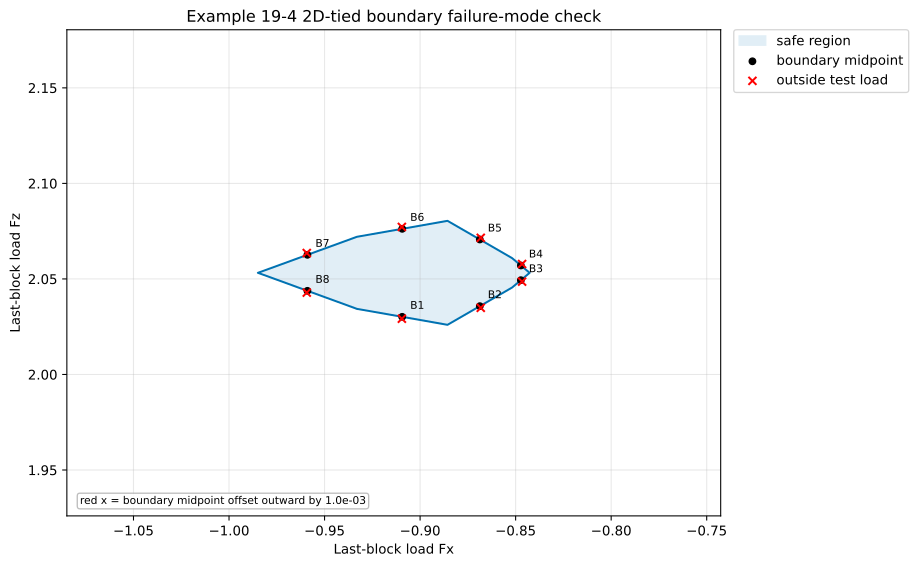

Source code (Python):
"""Diagnose failure modes just outside full-arch robust safe-load boundaries."""

import math
from dataclasses import dataclass
from pathlib import Path

import matplotlib.pyplot as plt
import numpy as np
from compas_assembly.datastructures import Block
from scipy.optimize import linprog
from scipy.sparse import csr_matrix
from scipy.sparse import hstack
from scipy.sparse import vstack

from compas_cra.algorithms import assembly_interfaces_numpy
from compas_cra.datastructures import CRA_Assembly
from compas_cra.equilibrium.cra_helper import equilibrium_setup
from compas_cra.equilibrium.cra_helper import external_force_setup
from compas_cra.equilibrium.cra_helper import friction_setup
from compas_cra.equilibrium.cra_helper import num_vertices
from compas_cra.equilibrium.rbe_robust import RobustForceResult
from compas_cra.equilibrium.rbe_robust import _analyze_load_set
from compas_cra.equilibrium.rbe_robust import _application_bound_rows
from compas_cra.equilibrium.rbe_robust import _application_load_basis
from compas_cra.equilibrium.rbe_robust import _directions
from compas_cra.equilibrium.rbe_robust import _outer_polygon
from compas_cra.equilibrium.rbe_robust import _solve_dual_support
from compas_cra.geometry import Arch

HEIGHT = 5
SPAN = 10
THICKNESS = 0.5
DEPTH = 0.5
NUM_BLOCKS = 20
MU = 0.7
DENSITY = 1.0
NUM_DIRECTIONS = 36
APPLICATION_FORCE_BOUND = 1e6
BOUNDARY_OFFSET = 1e-3
TENSION_TOLERANCE = 1e-7
OPEN_CONTACT_TOLERANCE = 1e-7
HALFSPACE_TOLERANCE = 1e-7
SUPPORT_TOLERANCE = 1e-8
ENFORCE_2D_TIES = True
PAIR_COORDINATE_TOLERANCE = 1e-8
OUTPUT_SVG = Path(__file__).with_suffix(".svg")


@dataclass
class MatrixProblem:
    """Sparse LP matrices for a fixed hidden-load model."""

    equilibrium: csr_matrix
    inequalities: csr_matrix
    inequality_rhs: np.ndarray
    baseline_load: np.ndarray
    load_projection: csr_matrix
    load_dofs: tuple
    hidden_force_count: int
    contact_pair_count: int
    contact_tie_count: int
    application_pair_count: int
    application_tie_count: int


@dataclass
class BoundaryDiagnostic:
    """One visible-load boundary and its outside-load diagnostic."""

    label: str
    halfspace: np.ndarray
    midpoint: np.ndarray
    outside_load: np.ndarray
    compression_result: object
    penalty_result: object


def point_coordinates(point):
    """Return point coordinates as a plain list."""
    if hasattr(point, "x") and hasattr(point, "y") and hasattr(point, "z"):
        return [point.x, point.y, point.z]
    return list(point)


def xyz_array(point):
    """Return a point as a three-component NumPy array."""
    return np.asarray(point_coordinates(point), dtype=float)


def rightmost_side_vertices(block):
    """Return the four vertices of the block face with maximum x-coordinate."""
    face_coordinates = []
    for face in block.faces():
        coordinates = [point_coordinates(block.vertex_coordinates(vertex)) for vertex in block.face_vertices(face)]
        face_coordinates.append(coordinates)
    return max(face_coordinates, key=lambda coordinates: sum(point[0] for point in coordinates) / len(coordinates))


def build_full_arch(num_blocks=NUM_BLOCKS):
    """Build a full left-to-right arch assembly with block 0 fixed."""
    arch = Arch(
        height=HEIGHT,
        span=SPAN,
        thickness=THICKNESS,
        depth=DEPTH,
        num_blocks=num_blocks,
        extra_support=False,
    )
    assembly = CRA_Assembly()
    for node, mesh in enumerate(reversed(arch.blocks())):
        assembly.add_block(mesh.copy(cls=Block), node=node)
    assembly.set_boundary_conditions([0])
    assembly_interfaces_numpy(assembly, nmax=10, amin=1e-2, tmax=1e-2)
    return assembly


def load_setup(assembly):
    """Return the visible load and hidden application-point setup."""
    load_node = max(assembly.graph.nodes())
    block = assembly.graph.node_attribute(load_node, "block")
    load_dofs = [(load_node, "fx"), (load_node, "fz")]
    application_points = {load_node: [np.asarray(point, dtype=float) for point in rightmost_side_vertices(block)]}
    return load_node, load_dofs, application_points


def xz_pair_key(point):
    """Return a tolerance-rounded key for front/back points in a 2D extrusion."""
    coordinates = xyz_array(point)
    return (
        int(round(coordinates[0] / PAIR_COORDINATE_TOLERANCE)),
        int(round(coordinates[2] / PAIR_COORDINATE_TOLERANCE)),
    )


def front_back_pairs(indexed_points):
    """Return index pairs for points sharing the same ``x`` and ``z`` coordinates."""
    groups = {}
    for index, point in indexed_points:
        groups.setdefault(xz_pair_key(point), []).append((index, xyz_array(point)))

    pairs = []
    for group in groups.values():
        if len(group) <= 1:
            continue
        ordered = sorted(group, key=lambda item: item[1][1])
        first_index = ordered[0][0]
        for index, _ in ordered[1:]:
            pairs.append((first_index, index))
    return pairs


def contact_front_back_pairs(assembly):
    """Return contact force-variable pairs that represent the same 2D contact point."""
    pairs = []
    contact_index = 0
    for edge in assembly.graph.edges(False):
        interfaces = assembly.graph.edge_attribute(edge, "interfaces") or []
        for interface in interfaces:
            indexed_points = []
            for point in interface.points:
                indexed_points.append((contact_index, point))
                contact_index += 1
            pairs.extend(front_back_pairs(indexed_points))
    return pairs


def application_front_back_pairs(points):
    """Return hidden load-variable point pairs for the rightmost application face."""
    return front_back_pairs(list(enumerate(points)))


def variable_tie_rows(variable_count, pairs, stride, components, offset=0):
    """Create equality rows enforcing equal variable components for index pairs."""
    rows = []
    columns = []
    data = []
    row = 0
    for first, second in pairs:
        for component in components:
            rows.extend([row, row])
            columns.extend([offset + first * stride + component, offset + second * stride + component])
            data.extend([1.0, -1.0])
            row += 1
    return csr_matrix((data, (rows, columns)), shape=(row, variable_count))


def two_dimensional_tie_rows(
    assembly, load_node, load_dofs, application_points, base_force_count, total_count, penalty
):
    """Return 2D front/back equality rows for contact and hidden load variables."""
    if not ENFORCE_2D_TIES:
        return csr_matrix((0, total_count)), 0, 0, 0, 0

    contact_pairs = contact_front_back_pairs(assembly)
    contact_stride = 4 if penalty else 3
    contact_components = range(contact_stride)
    contact_rows = variable_tie_rows(total_count, contact_pairs, contact_stride, contact_components)

    application_pairs = application_front_back_pairs(application_points[load_node])
    application_stride = len(load_dofs)
    application_components = range(application_stride)
    application_rows = variable_tie_rows(
        total_count,
        application_pairs,
        application_stride,
        application_components,
        offset=base_force_count,
    )

    rows = vstack([contact_rows, application_rows], format="csr")
    return (
        rows,
        len(contact_pairs),
        contact_rows.shape[0],
        len(application_pairs),
        application_rows.shape[0],
    )


def hidden_load_problem(assembly, load_node, load_dofs, application_points, penalty):
    """Build compression-only or penalty LP matrices with hidden load variables."""
    base_equilibrium = equilibrium_setup(assembly, penalty=penalty).tocsr()
    friction = friction_setup(assembly, MU, penalty=penalty).tocsr()
    baseline_load = np.asarray(external_force_setup(assembly, DENSITY, None), dtype=float).ravel()

    if penalty:
        base_inequalities = friction
    else:
        vertex_count = num_vertices(assembly)
        force_count = vertex_count * 3
        normal_nonnegative = csr_matrix(
            (
                -np.ones(vertex_count),
                (np.arange(vertex_count), np.arange(vertex_count) * 3),
            ),
            shape=(vertex_count, force_count),
        )
        base_inequalities = vstack([friction, normal_nonnegative], format="csr")

    application_basis, load_projection = _application_load_basis(
        assembly,
        load_dofs,
        load_node,
        application_points[load_node],
        base_equilibrium.shape[0],
        base_equilibrium.shape[1],
    )
    hidden_force_count = application_basis.shape[1]
    equilibrium = hstack([base_equilibrium, application_basis], format="csr")
    total_count = equilibrium.shape[1]
    tie_rows, contact_pair_count, contact_tie_count, application_pair_count, application_tie_count = (
        two_dimensional_tie_rows(
            assembly,
            load_node,
            load_dofs,
            application_points,
            base_equilibrium.shape[1],
            total_count,
            penalty,
        )
    )
    if tie_rows.shape[0]:
        equilibrium = vstack([equilibrium, tie_rows], format="csr")
        baseline_load = np.concatenate([baseline_load, np.zeros(tie_rows.shape[0])])

    inequalities = hstack(
        [base_inequalities, csr_matrix((base_inequalities.shape[0], hidden_force_count))],
        format="csr",
    )
    inequality_rhs = np.zeros(inequalities.shape[0])
    bound_rows, bound_rhs = _application_bound_rows(
        base_equilibrium.shape[1],
        hidden_force_count,
        APPLICATION_FORCE_BOUND,
    )
    inequalities = vstack([inequalities, bound_rows], format="csr")
    inequality_rhs = np.concatenate([inequality_rhs, bound_rhs])

    return MatrixProblem(
        equilibrium=equilibrium,
        inequalities=inequalities,
        inequality_rhs=inequality_rhs,
        baseline_load=baseline_load,
        load_projection=load_projection,
        load_dofs=tuple(load_dofs),
        hidden_force_count=hidden_force_count,
        contact_pair_count=contact_pair_count,
        contact_tie_count=contact_tie_count,
        application_pair_count=application_pair_count,
        application_tie_count=application_tie_count,
    )


def solve_support_dual(problem, num_directions=NUM_DIRECTIONS, tolerance=SUPPORT_TOLERANCE):
    """Solve the tied compression-only support problem in all directions."""
    directions = _directions(num_directions)
    analysis = _analyze_load_set(problem, {})

    statuses = []
    support_values = []
    halfspaces = []
    for direction in directions:
        status, support = _solve_dual_support(problem, direction, {})
        statuses.append(status)
        support_values.append(support)
        if support is not None:
            halfspaces.append([float(direction[0]), float(direction[1]), support])

    outer_polygon = _outer_polygon(halfspaces, tolerance) if analysis.is_bounded else []
    return RobustForceResult(
        method="support",
        load_dofs=problem.load_dofs,
        directions=[direction.tolist() for direction in directions],
        statuses=statuses,
        origin_feasible=analysis.origin_feasible,
        is_bounded=analysis.is_bounded,
        feasible_center=analysis.feasible_center.tolist(),
        support_formulation="dual",
        support_values=support_values,
        halfspaces=halfspaces,
        outer_polygon=outer_polygon,
        polygon=outer_polygon,
    )


def solve_fixed_visible_load(problem, load):
    """Check compression-only feasibility with the visible load fixed."""
    equality = vstack([problem.equilibrium, problem.load_projection], format="csr")
    equality_rhs = np.concatenate([-problem.baseline_load, np.asarray(load, dtype=float)])
    return linprog(
        np.zeros(problem.equilibrium.shape[1]),
        A_ub=problem.inequalities,
        b_ub=problem.inequality_rhs,
        A_eq=equality,
        b_eq=equality_rhs,
        bounds=[(None, None)] * problem.equilibrium.shape[1],
        method="highs",
    )


def solve_penalty_tension(problem, assembly, load):
    """Minimize total tensile normal force for one fixed visible load."""
    equality = vstack([problem.equilibrium, problem.load_projection], format="csr")
    equality_rhs = np.concatenate([-problem.baseline_load, np.asarray(load, dtype=float)])
    contact_count = num_vertices(assembly)
    objective = np.zeros(problem.equilibrium.shape[1])
    objective[1 : 4 * contact_count : 4] = 1.0

    bounds = []
    for _ in range(contact_count):
        bounds.extend([(0.0, None), (0.0, None), (None, None), (None, None)])
    bounds.extend([(None, None)] * problem.hidden_force_count)

    return linprog(
        objective,
        A_ub=problem.inequalities,
        b_ub=problem.inequality_rhs,
        A_eq=equality,
        b_eq=equality_rhs,
        bounds=bounds,
        method="highs",
    )


def contact_table(assembly):
    """Return contact metadata in the same order as penalty force variables."""
    contacts = []
    contact_index = 0
    for edge in assembly.graph.edges(False):
        interfaces = assembly.graph.edge_attribute(edge, "interfaces") or []
        for interface_index, interface in enumerate(interfaces):
            for point_index, point in enumerate(interface.points):
                contacts.append(
                    {
                        "index": contact_index,
                        "edge": edge,
                        "interface_index": interface_index,
                        "point_index": point_index,
                        "point": point,
                    }
                )
                contact_index += 1
    return contacts


def penalty_contact_forces(result, assembly):
    """Return penalty contact variables as ``[fn_plus, fn_minus, fu, fv]`` rows."""
    contact_count = num_vertices(assembly)
    return np.asarray(result.x[: 4 * contact_count], dtype=float).reshape((-1, 4))


def penalty_total_tension(result, assembly):
    """Return the total tensile normal force in one penalty LP result."""
    if result.status != 0:
        return math.nan
    return float(np.sum(penalty_contact_forces(result, assembly)[:, 1]))


def feasibility_label(result):
    """Return a compact LP status label."""
    if result.status == 0:
        return "feasible"
    if result.status == 2:
        return "infeasible"
    return "solver status {}".format(result.status)


def format_point(point):
    """Format a 3D point for compact console output."""
    coordinates = xyz_array(point)
    return "[{:.6g}, {:.6g}, {:.6g}]".format(coordinates[0], coordinates[1], coordinates[2])


def boundary_halfspace(midpoint, halfspaces):
    """Return the support halfspace active at one polygon-edge midpoint."""
    halfspaces = np.asarray(halfspaces, dtype=float)
    residuals = np.abs(halfspaces[:, :2].dot(midpoint) - halfspaces[:, 2])
    return halfspaces[int(np.argmin(residuals))]


def boundary_diagnostics(result, compression_problem, penalty_problem, assembly):
    """Create diagnostics for unique visible-load polygon boundary edges."""
    polygon = np.asarray(result.outer_polygon, dtype=float)
    if polygon.ndim != 2 or polygon.shape[0] < 3:
        raise ValueError("Example 19-4 requires a bounded dual outer polygon with at least three vertices.")

    diagnostics = []
    seen = set()
    for index, point in enumerate(polygon):
        next_point = polygon[(index + 1) % len(polygon)]
        midpoint = 0.5 * (point + next_point)
        halfspace = boundary_halfspace(midpoint, result.halfspaces)
        normal = halfspace[:2]
        normal_length = float(np.linalg.norm(normal))
        if normal_length <= HALFSPACE_TOLERANCE:
            continue
        key = tuple(np.round(halfspace, 10))
        if key in seen:
            continue
        seen.add(key)

        outside_load = midpoint + BOUNDARY_OFFSET * normal / normal_length
        compression = solve_fixed_visible_load(compression_problem, outside_load)
        penalty = solve_penalty_tension(penalty_problem, assembly, outside_load)
        diagnostics.append(
            BoundaryDiagnostic(
                label="B{}".format(len(diagnostics) + 1),
                halfspace=halfspace,
                midpoint=midpoint,
                outside_load=outside_load,
                compression_result=compression,
                penalty_result=penalty,
            )
        )
    return diagnostics


def report_tensile_contacts(diagnostic, assembly):
    """Print tensile and open contacts for one outside boundary load."""
    halfspace = diagnostic.halfspace
    print("\n{}: {:.9g} Fx + {:.9g} Fz <= {:.9g}".format(*((diagnostic.label,) + tuple(halfspace))))
    print("  midpoint:     Fx={:.9g}, Fz={:.9g}".format(diagnostic.midpoint[0], diagnostic.midpoint[1]))
    print("  outside load: Fx={:.9g}, Fz={:.9g}".format(diagnostic.outside_load[0], diagnostic.outside_load[1]))
    print("  compression-only check: {}".format(feasibility_label(diagnostic.compression_result)))
    if diagnostic.penalty_result.status != 0:
        print(
            "  penalty tension check: solver status {}, {}".format(
                diagnostic.penalty_result.status,
                diagnostic.penalty_result.message,
            )
        )
        return

    contact_forces = penalty_contact_forces(diagnostic.penalty_result, assembly)
    total_tension = penalty_total_tension(diagnostic.penalty_result, assembly)
    print("  minimum total fn_minus={:.9g}".format(total_tension))
    printed = False
    contacts = contact_table(assembly)
    for contact in contacts:
        fn_plus, fn_minus, fu, fv = contact_forces[contact["index"]]
        if fn_minus <= TENSION_TOLERANCE:
            continue
        tangent = math.sqrt(fu * fu + fv * fv)
        if fn_plus > TENSION_TOLERANCE:
            utilization = "{:.9g}".format(tangent / (MU * fn_plus))
        else:
            utilization = "nan"
        print(
            "    edge {edge}, contact {index}, point {point_index}: position={position}, "
            "fn+={fn_plus:.9g}, fn-={fn_minus:.9g}, fn_eff={fn_eff:.9g}, "
            "fu={fu:.9g}, fv={fv:.9g}, |ft|/(mu*fn+)={utilization}".format(
                edge=contact["edge"],
                index=contact["index"],
                point_index=contact["point_index"],
                position=format_point(contact["point"]),
                fn_plus=fn_plus,
                fn_minus=fn_minus,
                fn_eff=fn_plus - fn_minus,
                fu=fu,
                fv=fv,
                utilization=utilization,
            )
        )
        printed = True
    if not printed:
        print("    no tensile contacts above {:.1e}".format(TENSION_TOLERANCE))

    open_contacts = []
    for contact in contacts:
        fn_plus, fn_minus, fu, fv = contact_forces[contact["index"]]
        if abs(fn_plus) <= OPEN_CONTACT_TOLERANCE and abs(fn_minus) <= OPEN_CONTACT_TOLERANCE:
            open_contacts.append((contact, fn_plus, fn_minus, fu, fv))

    if open_contacts:
        print("  open contacts with zero compression and zero tension:")
        for contact, fn_plus, fn_minus, fu, fv in open_contacts:
            print(
                "    edge {edge}, contact {index}, point {point_index}: position={position}, "
                "fn+={fn_plus:.9g}, fn-={fn_minus:.9g}, fn_eff={fn_eff:.9g}, "
                "fu={fu:.9g}, fv={fv:.9g}".format(
                    edge=contact["edge"],
                    index=contact["index"],
                    point_index=contact["point_index"],
                    position=format_point(contact["point"]),
                    fn_plus=fn_plus,
                    fn_minus=fn_minus,
                    fn_eff=fn_plus - fn_minus,
                    fu=fu,
                    fv=fv,
                )
            )
    else:
        print("  no open contacts below {:.1e}".format(OPEN_CONTACT_TOLERANCE))


def plot_diagnostics(result, diagnostics):
    """Render the safe region and outward boundary test points."""
    plt.rcParams["svg.fonttype"] = "none"
    polygon = np.asarray(result.outer_polygon, dtype=float)
    closed_polygon = np.vstack([polygon, polygon[0]])
    figure, axes = plt.subplots(figsize=(9, 6))
    axes.fill(polygon[:, 0], polygon[:, 1], color="#0072B2", alpha=0.12, label="safe region")
    axes.plot(closed_polygon[:, 0], closed_polygon[:, 1], color="#0072B2", linewidth=1.5)

    midpoints = np.asarray([diagnostic.midpoint for diagnostic in diagnostics])
    outside = np.asarray([diagnostic.outside_load for diagnostic in diagnostics])
    axes.scatter(midpoints[:, 0], midpoints[:, 1], color="black", s=24, label="boundary midpoint", zorder=5)
    axes.scatter(outside[:, 0], outside[:, 1], color="red", marker="x", s=36, label="outside test load", zorder=6)
    for diagnostic in diagnostics:
        axes.annotate(
            diagnostic.label,
            xy=diagnostic.midpoint,
            xytext=(6, 6),
            textcoords="offset points",
            fontsize=8,
        )

    coordinates = np.vstack([polygon, midpoints, outside])
    spans = coordinates.max(axis=0) - coordinates.min(axis=0)
    padding = np.maximum(0.12 * spans, 0.1)
    axes.set_xlim(float(coordinates[:, 0].min() - padding[0]), float(coordinates[:, 0].max() + padding[0]))
    axes.set_ylim(float(coordinates[:, 1].min() - padding[1]), float(coordinates[:, 1].max() + padding[1]))
    axes.set_xlabel("Last-block load Fx")
    axes.set_ylabel("Last-block load Fz")
    axes.set_title("Example 19-4 2D-tied boundary failure-mode check")
    axes.set_aspect("equal", adjustable="box")
    axes.grid(True, alpha=0.3)
    axes.text(
        0.02,
        0.02,
        "red x = boundary midpoint offset outward by {:.1e}".format(BOUNDARY_OFFSET),
        transform=axes.transAxes,
        fontsize=8,
        va="bottom",
        bbox={"boxstyle": "round,pad=0.25", "facecolor": "white", "edgecolor": "0.7", "alpha": 0.85},
    )
    legend = axes.legend(loc="upper left", bbox_to_anchor=(1.02, 1.0), borderaxespad=0)
    legend.set_draggable(True)
    figure.tight_layout()
    return figure


def save_svg(figure, path):
    """Save one Matplotlib figure as SVG and report the path."""
    figure.savefig(path, format="svg", bbox_inches="tight")
    print("saved SVG: {}".format(path))


if __name__ == "__main__":
    assembly = build_full_arch()
    load_node, load_dofs, application_points = load_setup(assembly)
    print("example 19-4 full arch: {} blocks, load node {}".format(NUM_BLOCKS, load_node))
    print("2D front/back tie constraints enabled: {}".format(ENFORCE_2D_TIES))
    compression_problem = hidden_load_problem(assembly, load_node, load_dofs, application_points, penalty=False)
    penalty_problem = hidden_load_problem(assembly, load_node, load_dofs, application_points, penalty=True)
    print(
        "compression ties: contact pairs={}, contact equalities={}, end-load pairs={}, end-load equalities={}".format(
            compression_problem.contact_pair_count,
            compression_problem.contact_tie_count,
            compression_problem.application_pair_count,
            compression_problem.application_tie_count,
        )
    )
    print(
        "penalty ties:     contact pairs={}, contact equalities={}, end-load pairs={}, end-load equalities={}".format(
            penalty_problem.contact_pair_count,
            penalty_problem.contact_tie_count,
            penalty_problem.application_pair_count,
            penalty_problem.application_tie_count,
        )
    )

    result = solve_support_dual(compression_problem)
    print(
        "2D-tied dual support result: bounded={}, boundary edges={}, bounded directions={}/{}".format(
            result.is_bounded,
            len(result.outer_polygon),
            result.statuses.count("optimal"),
            len(result.statuses),
        )
    )

    diagnostics = boundary_diagnostics(result, compression_problem, penalty_problem, assembly)
    for diagnostic in diagnostics:
        report_tensile_contacts(diagnostic, assembly)

    figure = plot_diagnostics(result, diagnostics)
    save_svg(figure, OUTPUT_SVG)
    if plt.get_backend().lower() != "agg":
        plt.show()
    else:
        plt.close(figure)
